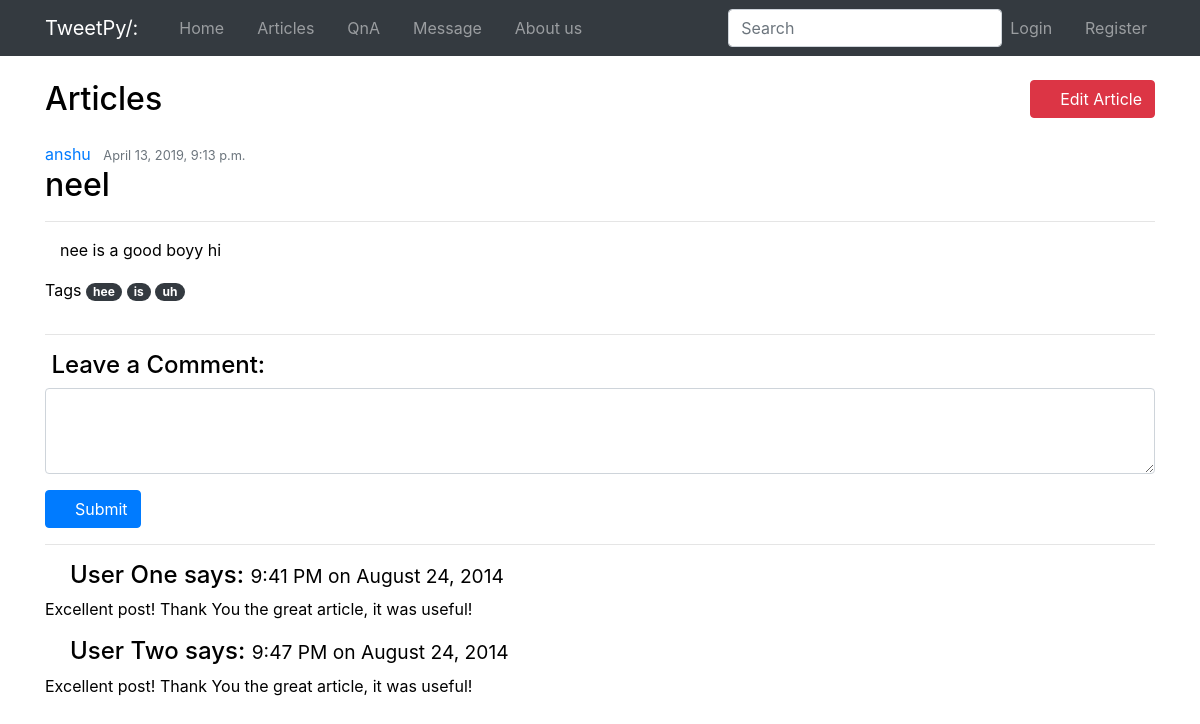
The page /blog/detail/14/ on the database its author committed.
### blog/models.py (models this page shows, shortened)
class Post(models.Model):
     title = models.CharField(max_length=100)
     content = models.TextField()
     date_posted = models.DateTimeField(default = timezone.now,blank=True)
     author = models.ForeignKey(User,on_delete=models.CASCADE)
     tags = TaggableManager()
     class Meta:
          ordering = ['-date_posted']

### blog/views.py (the view)
# urls.py: url(r'^detail/(?P<pk>\d+)/$',BlogDetailView.as_view(),name='blog-detail'),
class BlogDetailView(DetailView):
    queryset = Post.objects.all()
    def get_object(self):
        pk = self.kwargs.get("pk")
        return Post.objects.get(id=pk)

### templates/blog/post_detail.html (shortened to what this page needs)
{% extends "base.html" %}
{% load markdown_deux_tags %}
 {% block content %}
 <div class="container">
    <div style="margin-top: 80px;">
        <h2 class="d-inline">Articles</h2>
   <button class="btn btn d-inline btn-danger float-right"><i class="fas fa-pen-fancy"></i>
    <a style="text-decoration: none; color: inherit;" href="writearticle.html">Edit Article</a></button>
    </div>
   <br>
    <div class="row">
        <div class="col-12">
            <article class="media content-section">
                <div class="media-body">
                  <div class="article-metadata">
                    <a class="mr-2" href="#">{{ post.author }}</a>
                    <small class="text-muted">{{ post.date_posted }}</small>
                  </div>
                  <h2><a class="article-title" style="color:inherit;" href="/blog/detail/{{post.id}}">{{ post.title }}</a></h2>
                  <hr>
                  <div class="container">
                       <p> {{ post.content| markdown }}  </p>
                  </div>
                  <p>Tags
                    {%for tags in post.tags.all%}
                    <a href="/blog/search/{{tags}}"><span class="badge badge-pill badge-dark">{{tags}}</span></a>
                    {% endfor %}
                  </p>
                </div>
            </article>
            <hr>
            <div class="well">
                    <h4> Leave a Comment:</h4>
                    <form role="form">
                        <div class="form-group">
                            <textarea class="form-control" rows="3"></textarea>
                        </div>
                        <button type="submit" class="btn btn-primary"><i class="fa fa-reply"></i> Submit</button>
                    </form>
                </div>
                <hr>
                <h4><i class="fa fa-comment"></i> User One says:
                    <small> 9:41 PM on August 24, 2014</small>
                </h4>
                <p>Excellent post! Thank You the great article, it was useful!</p>
                <h4><i class="fa fa-comment"></i> User Two says:
                    <small> 9:47 PM on August 24, 2014</small>
                </h4>
                <p>Excellent post! Thank You the great article, it was useful!</p>
        </div>
    </div>
</div>
{% endblock content%}

### static-storage/static/css/custom.css (style rules this page uses)
body { color:black; }

### templates/base.html (style rules this page uses)
i { font-family: fontawesome !important; }

### rows shown on the page
Post: author "anshu", date_posted "April 13, 2019, 9:13 p.m.", title "neel", content "nee is a good boyy hi"
Tag: name "hee"
Tag: name "is"
Tag: name "uh"
